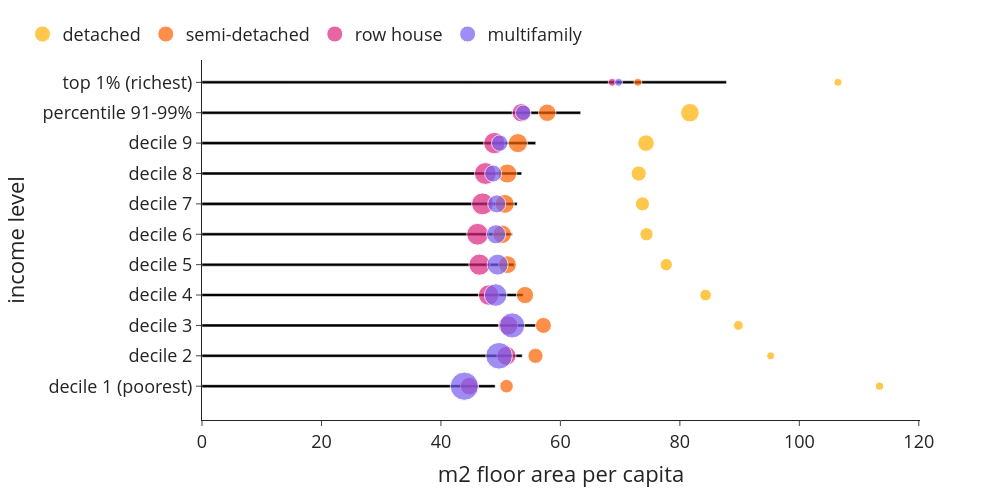

The cell this chart's notebook holds for it:
### Markdown cell above
#### Floor area

### Code cell
bubblechart((use['size'+year+'_w1']*use['n_hhd']), use['n_hhdmem'+year], use['n_hhd'], 0, 1, 'm2 floor area per capita', class_name_long, 'm2_per_cap_class_type')
"""interpretation: whether people live in a detached or multi-dwelling building is more indicative of the floor area per capita than their income; the higher floor area among the higher income deciles seems to be related to the type of building people live in rather than affording larger dwellings in the same category of building"""
"""interpretation: whether people live on the countryside or urban seems to be more indicative for floor area than the income group, although the income group also follows a surprisingly coherent pattern across the urban-rural gradient"""
"""building type seems to be more indicative of floor area than the urban-rural gradient, although rural is in each category more floor space intensive than urban buildings of the same type"""

### Figure 1 — Plotly figure (JSON) as saved in the notebook; plotly's stock layout.template omitted (floating-point values rounded to 4 significant figures)
{"data": [{"alignmentgroup": "True", "hovertemplate": "m2 floor area per capita=%{x}<br>income level=%{y}<extra></extra>", "legendgroup": "", "marker": {"color": "#000000", "pattern": {"shape": ""}}, "name": "", "offsetgroup": "", "orientation": "h", "showlegend": false, "textposition": "auto", "type": "bar", "x": [49.08, 53.62, 55.93, 53.76, 52.26, 51.93, 52.77, 53.53, 55.87, 63.39, 87.8], "xaxis": "x", "y": ["decile 1 (poorest)", "decile 2", "decile 3", "decile 4", "decile 5", "decile 6", "decile 7", "decile 8", "decile 9", "percentile 91-99%", "top 1% (richest)"], "yaxis": "y"}, {"legendrank": 0, "marker": {"color": "#ffb000", "size": [36355, 30840, 51695, 73830, 81810, 94870, 107370, 124655, 148020, 185805, 32545], "sizemin": 4, "sizemode": "area", "sizeref": 1079.0}, "mode": "markers", "name": "detached", "showlegend": true, "type": "scatter", "x": [113.4, 95.19, 89.8, 84.31, 77.73, 74.42, 73.74, 73.11, 74.33, 81.68, 106.5], "y": ["decile 1 (poorest)", "decile 2", "decile 3", "decile 4", "decile 5", "decile 6", "decile 7", "decile 8", "decile 9", "percentile 91-99%", "top 1% (richest)"]}, {"legendrank": 1, "marker": {"color": "#fe6100", "size": [99175, 125630, 138465, 161155, 172830, 185810, 193630, 196775, 197530, 164995, 13715], "sizemin": 4, "sizemode": "area", "sizeref": 1079.0}, "mode": "markers", "name": "semi-detached", "showlegend": true, "type": "scatter", "x": [50.99, 55.83, 57.15, 54.08, 51.14, 50.25, 50.69, 51.12, 52.88, 57.79, 72.97], "y": ["decile 1 (poorest)", "decile 2", "decile 3", "decile 4", "decile 5", "decile 6", "decile 7", "decile 8", "decile 9", "percentile 91-99%", "top 1% (richest)"]}, {"legendrank": 2, "marker": {"color": "#dc267f", "size": [169390, 196865, 203980, 227110, 244090, 255915, 259785, 258160, 246770, 182370, 11715], "sizemin": 4, "sizemode": "area", "sizeref": 1079.0}, "mode": "markers", "name": "row house", "showlegend": true, "type": "scatter", "x": [44.74, 50.97, 51.24, 48.0, 46.46, 46.14, 46.96, 47.44, 48.95, 53.46, 68.68], "y": ["decile 1 (poorest)", "decile 2", "decile 3", "decile 4", "decile 5", "decile 6", "decile 7", "decile 8", "decile 9", "percentile 91-99%", "top 1% (richest)"]}, {"legendrank": 3, "marker": {"color": "#785ef0", "size": [431690, 383500, 342270, 274595, 237750, 200040, 175930, 157110, 144275, 129840, 15350], "sizemin": 4, "sizemode": "area", "sizeref": 1079.0}, "mode": "markers", "name": "multifamily", "showlegend": true, "type": "scatter", "x": [43.93, 49.73, 51.92, 49.16, 49.49, 49.23, 49.34, 48.75, 49.84, 53.78, 69.73], "y": ["decile 1 (poorest)", "decile 2", "decile 3", "decile 4", "decile 5", "decile 6", "decile 7", "decile 8", "decile 9", "percentile 91-99%", "top 1% (richest)"]}], "layout": {"bargap": 0.9, "barmode": "relative", "font": {"size": 18}, "height": 500, "legend": {"orientation": "h", "tracegroupgap": 0, "x": -0.25, "xanchor": "left", "y": 1.02, "yanchor": "bottom"}, "margin": {"t": 60}, "width": 1000, "xaxis": {"anchor": "y", "domain": [0, 1], "title": {"text": "m2 floor area per capita"}}, "yaxis": {"anchor": "x", "domain": [0, 1], "title": {"text": "income level"}}}}
